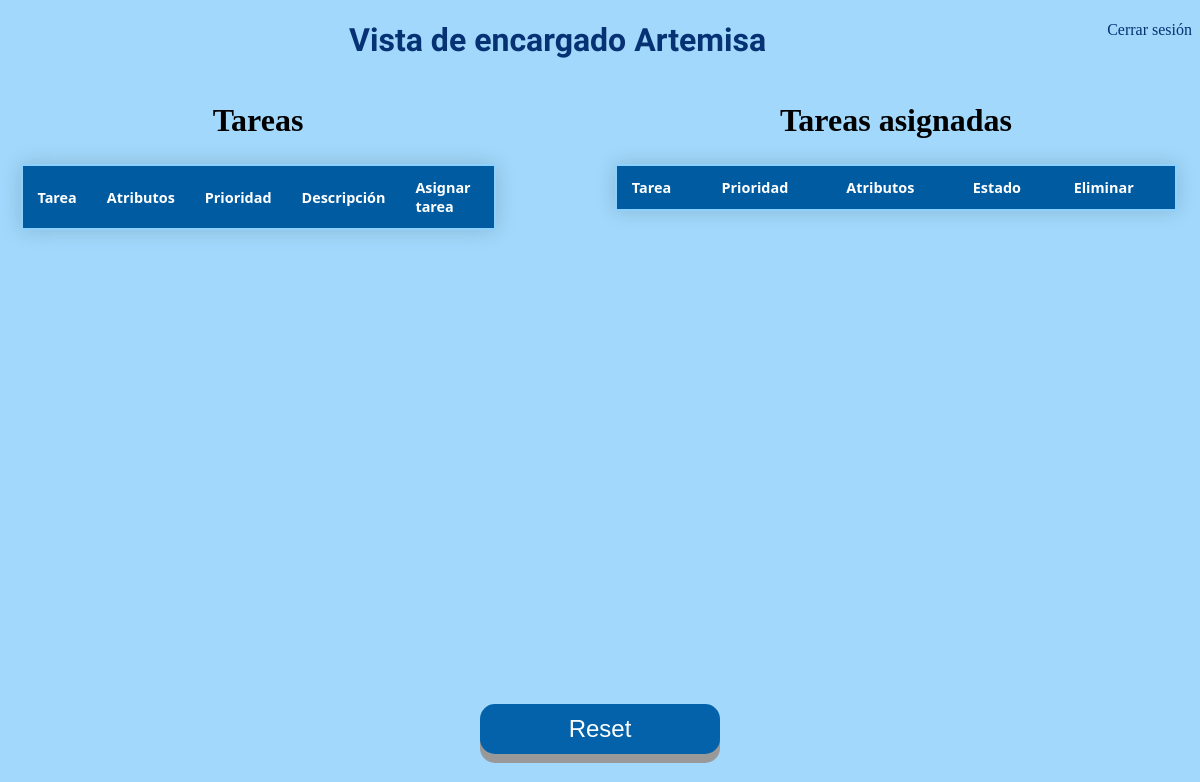
The page /interfaz_encargado.html on the database as committed earlier.
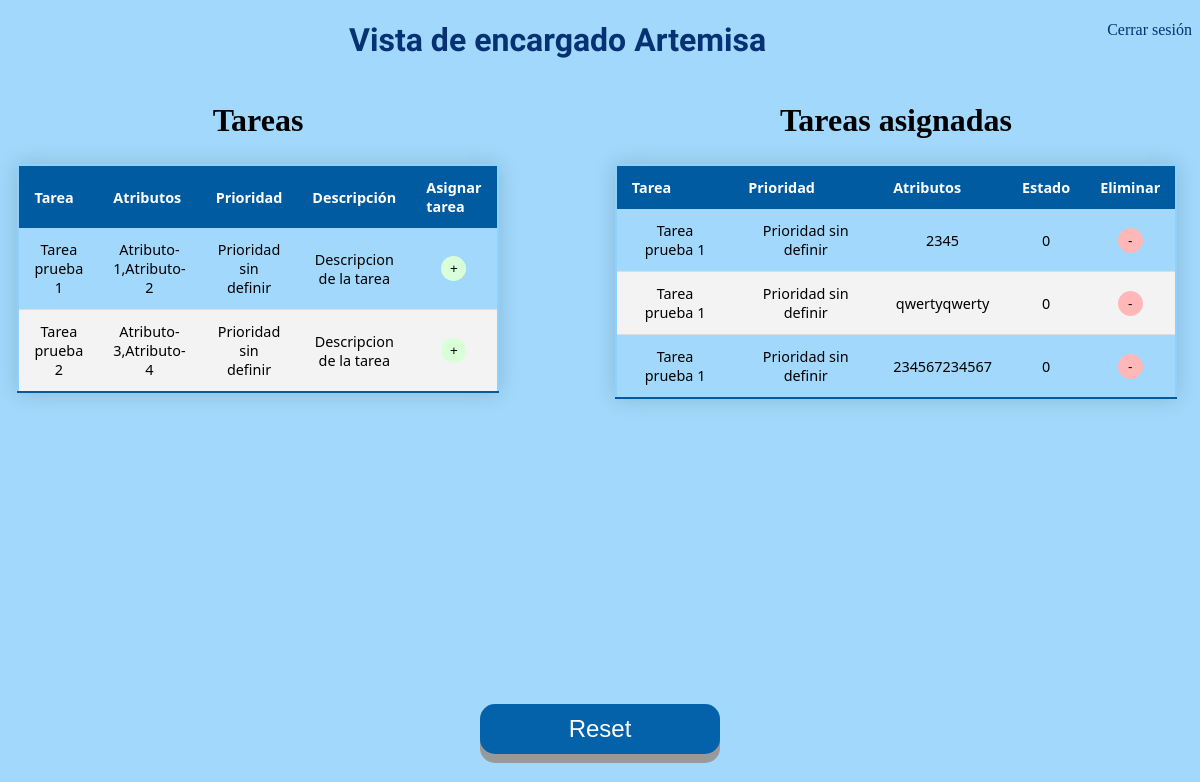
The same page on the database as committed later.
### app.py (models this page shows)
class Todo(db.Model): #Tabla para tareas creadas
    id = db.Column(db.Integer, primary_key=True)
    content = db.Column(db.String(200), nullable=False)
    priority = db.Column(db.String(200))        # prioridad
    descripcion = db.Column(db.String(200))             # Descripcion
    atributos = db.Column(db.String(800))               # Atributos

class InstanciaTarea(db.Model):
    id = db.Column(db.Integer, primary_key=True)
    content = db.Column(db.String(200), nullable=False)
    completed = db.Column(db.Integer, default=0)
    priority = db.Column(db.String(200))       # prioridad
    atributos_asignados = db.Column(db.String(800))

### app.py (the view)
@app.route('/interfaz_encargado.html', methods=['POST','GET'])   # Redireccion a Encargado
def encargado():
    tasks = Todo.query.order_by(Todo.id).all() # tareas ordenadas por id
    instancias = InstanciaTarea.query.order_by(InstanciaTarea.priority).all() # instancias de tareas ordenadas por prioridad
    return render_template('interfaz_encargado.html', tasks=tasks, instancias=instancias)

### templates/interfaz_encargado.html (shortened to what this page needs)
{% extends 'base.html' %}
{% block body %}
<a style="float:right" href="index.html">Cerrar sesión</a>
    <h1 class="principal" style="text-align:center"> Vista de encargado Artemisa</h1>
    <div class="inline-div-izquierda">
        <h1 class="Copper">Tareas</h1>
        <center>
            <table>
                <thead>
                    <tr>
                        <th> Tarea</th>
                        <th>Atributos</th>
                        <th>Prioridad</th>
                        <th>Descripción</th>
                        <th>Asignar tarea</th>
                    </tr>
                </thead>
                {% for task in tasks %}
                    {% if task.id!=1 %}
                            <tr>
                            <td> {{ task.content }}</td>
                            <td>
                                {{task.atributos}}
                            </td>
                            <td>
                                {{task.priority}}
                            </td>
                            <td>
                                {{task.descripcion}}
                            </td>
                            <td>
                                <button type="button" class="button3" onClick="window.location.href='/asignar/{{task.id}}';">+</button>
                            </td>
                        </tr>
                    {% endif %}
                {% endfor %}
            </table>
        </center>
    </div>
    <center>
        <div class="inline-div-derecha">
            <h1 class="Copper"> Tareas asignadas</h1>
            <center>
                <table>
                    <thead>
                        <tr>
                            <th> Tarea</th>
                            <th>Prioridad</th>
                            <th>Atributos</th>
                            <th>Estado</th>
                            <th>Eliminar</th>
                        </tr>
                    </thead>
                    {% for inst in instancias %}
                        {% if inst.id!=0 %}
                                <tr>
                                <td> {{ inst.content }}</td>
                                <td>
                                    {{ inst.priority }}
                                </td>
                                <td>
                                    {{ inst.atributos_asignados }}
                                </td>
                                <td>
                                    {{ inst.completed }}
                                </td>
                                <td>
                                    <button type="button" class="button4" onClick="window.location.href='/delete_Asignada/{{inst.id}}';">-</button>
                                </td>
                            </tr>
                        {% endif %}
                    {% endfor %}
                </table>
        </div>
    </center>
    <button id="boton2" class="button2" onclick="window.location.href='interfaz_encargado.html';">Reset</button>
{% endblock %}

### templates/base.html (shortened to what this page needs)
<!DOCTYPE html>
<html>
    <head>
        <link rel="stylesheet" href="{{ url_for('static', filename='css/main.css') }}">
    </head>
    <body>
        {% block body %} {% endblock %}
    </body>
</html>

### static/css/main.css (style rules this page uses)
a:link { text-decoration: none; color: rgb(6, 50, 115); }
body { background-color: #a1d8fb; }
h1.Copper { font-family: Copperplate, Papyrus, fantasy; text-align: center }
h1.principal { font-family: "Audiowide", sans-serif; color: rgb(6, 50, 115); }
.button2 { width: 20%; height: 50px; position: absolute; top: 88%; left: 40%; font-size: 24px; text-align: center; position: absolute; bottom: 30px; right: 600px; cursor: pointer; outline: none; color: #fff; background-color: #0462aa; border: none; border-radius: 15px; box-shadow: 0 9px #999; }
.button3 { width: 25px; height: 25px; border: none; border-radius: 15px; background-color: #d8ffd8; }
.button4 { width: 25px; height: 25px; border: none; border-radius: 15px; background-color: #ffb7b7; }
.inline-div-derecha { width: 50%; float: right; }
.inline-div-izquierda { width: 500px; float: left; }
table { border: 2px solid rgb(140, 209, 255); border-collapse: collapse; width: 95%; margin: 25px 0; font-size: 0.9em; font-family: "Segoe UI"; text-align: center; min-width: 400px; box-shadow: 0 0 20px rgba(0, 0, 0, 0.15); }
thead tr { background-color: #005ba0; color: #ffffff; text-align: left; }
th, td { padding: 12px 15px; }
tbody tr { border-bottom: 1px solid #dddddd; }
tbody tr:nth-of-type(even) { background-color: #f3f3f3; }
tbody tr:last-of-type { border-bottom: 2px solid #005ba0; }

Rows that differ between the two databases and show on the page:
added Todo: content "Tarea prueba 1", atributos "Atributo-1,Atributo-2", priority "Prioridad sin definir", descripcion "Descripcion de la tarea"
added Todo: content "Tarea prueba 2", atributos "Atributo-3,Atributo-4", priority "Prioridad sin definir", descripcion "Descripcion de la tarea"
added InstanciaTarea: content "Tarea prueba 1", priority "Prioridad sin definir", atributos_asignados "2345", completed "0"
added InstanciaTarea: content "Tarea prueba 1", priority "Prioridad sin definir", atributos_asignados "qwertyqwerty", completed "0"
added InstanciaTarea: content "Tarea prueba 1", priority "Prioridad sin definir", atributos_asignados "234567234567", completed "0"
